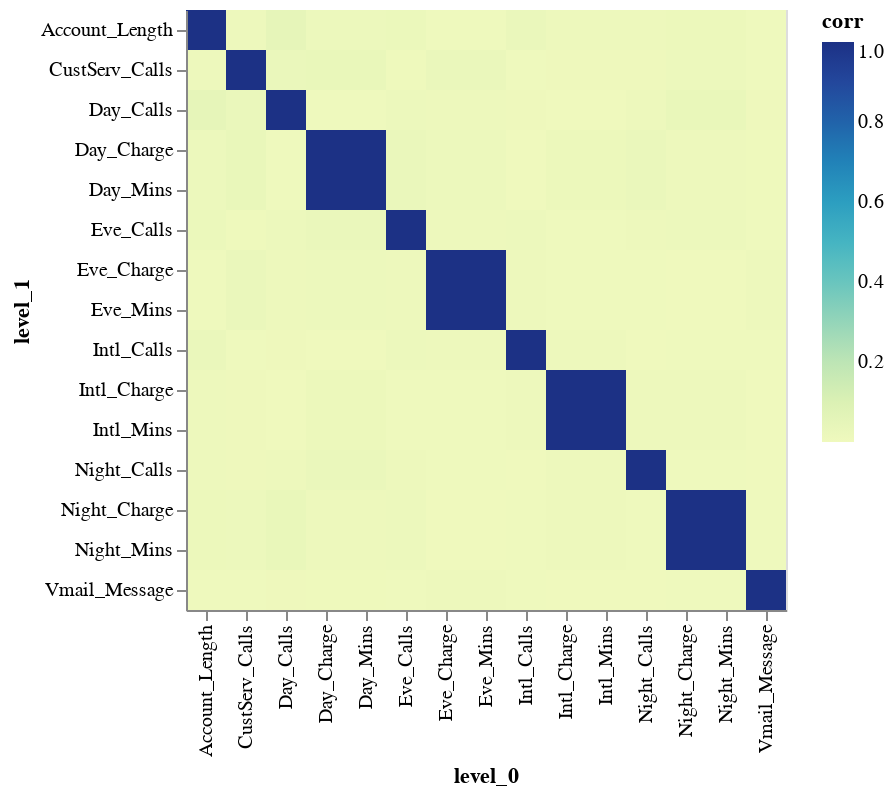

This figure's notebook cell:
### Code cell
corr_matrix = alt.Chart(corr_df).mark_rect().encode(
    x='level_0',
    y='level_1',
    color='corr'
) 
        

corr_matrix

### Figure 1 — Vega-Lite specification as saved in the notebook (floating-point values rounded to 4 significant figures; data arrays with more than 128 entries replaced by an {"elided": "..."} marker saying what was removed)
{"config": {"view": {"continuousWidth": 400, "continuousHeight": 300}}, "data": {"name": "data-6e15f2da9ddd911e8dd9be7aee016bdc"}, "mark": "rect", "encoding": {"color": {"type": "quantitative", "field": "corr"}, "x": {"type": "nominal", "field": "level_0"}, "y": {"type": "nominal", "field": "level_1"}}, "$schema": "https://vega.github.io/schema/vega-lite/v4.8.1.json", "datasets": {"data-6e15f2da9ddd911e8dd9be7aee016bdc": {"elided": "225 records"}}}
